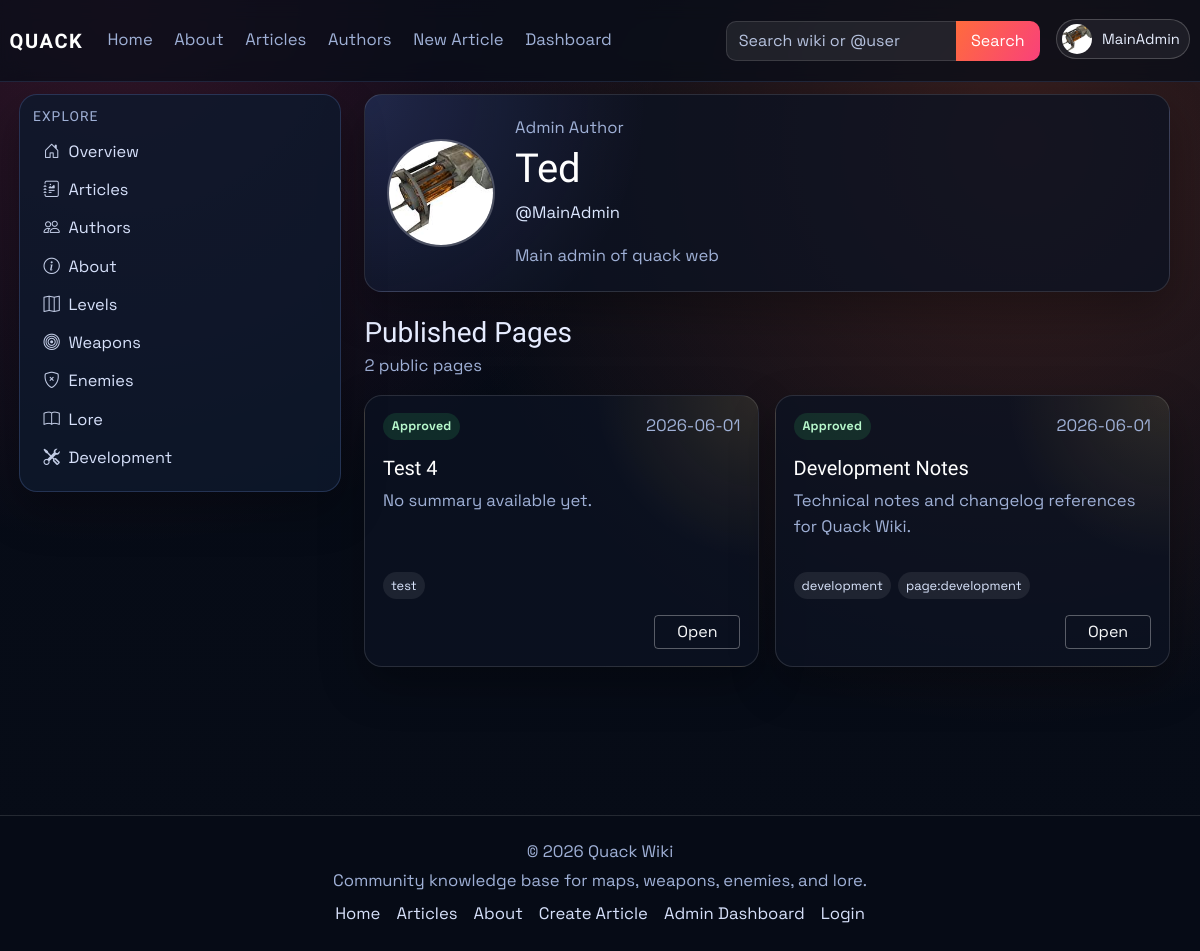
Page /authors/MainAdmin (signed in) on the earlier database version.
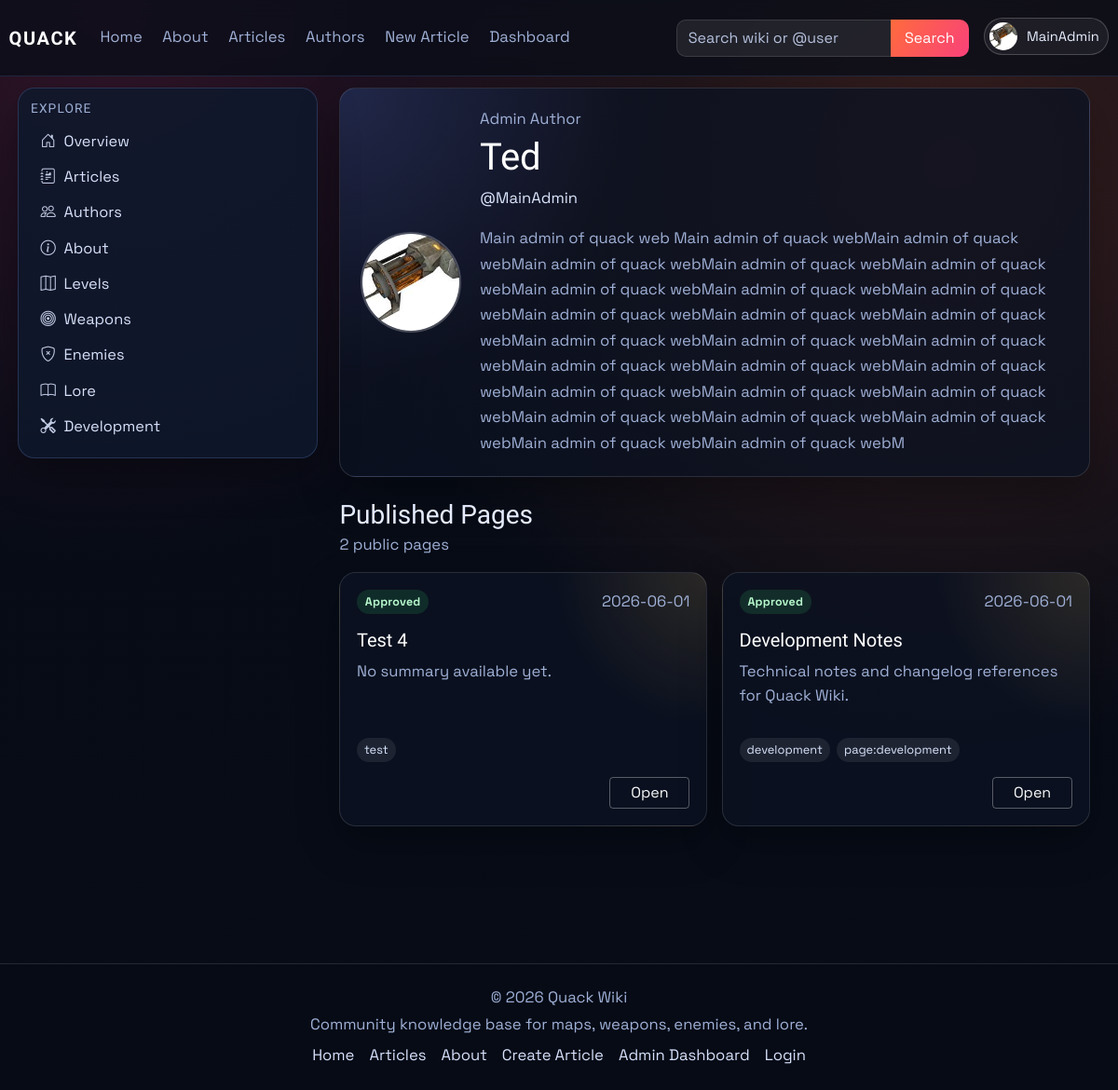
Same page on the later database version.
### models.py (models this page shows, shortened)
class User(db.Model, UserMixin):
    id = db.Column(db.Integer, primary_key=True)
    username = db.Column(db.String(120), unique=True, nullable=False)
    email = db.Column(db.String(120), unique=True, nullable=False)
    password_hash = db.Column(db.String(128), nullable=False)
    profile_image_url = db.Column(db.String(120), nullable=True)
    public_display_name = db.Column(db.String(80), nullable=True)
    public_bio = db.Column(db.Text, nullable=True)
    created_at = db.Column(db.DateTime, default=datetime.utcnow)
    role = db.Column(db.String(30), default='user')
    is_archived = db.Column(db.Boolean, default=False, nullable=False)
    archived_at = db.Column(db.DateTime, nullable=True)

### main.py (the view)
@app.route('/authors/<username>')
def public_profile(username):
    user = User.query.filter_by(username=username).first_or_404()
    if user.is_archived:
        abort(404)
    articles = Article.query.filter_by(
        author=user.username,
        status='approved',
        is_archived=False,
    ).order_by(Article.created_at.desc()).all()
    article_links = {article_obj.id: article_public_url(article_obj) for article_obj in articles}
    return render_template(
        'public_profile.html',
        profile_user=user,
        articles=articles,
        article_links=article_links,
    )

### main.py (called while the page is built)
def get_site_settings():
    settings = SiteSettings.query.get(1)
    if not settings:
        settings = SiteSettings(id=1)
        db.session.add(settings)
        db.session.commit()
    return settings

@app.context_processor
def inject_site_settings():
    return {'site_settings': get_site_settings()}

@login_manager.user_loader
def load_user(user_id):
    user = User.query.get(int(user_id))
    if user and user.is_archived:
        return None
    return user

def article_public_url(article_obj: Article) -> str:
    if article_has_tag(article_obj, static_page_tag('about-us')):
        return url_for('about')
    return url_for('article', article_title=article_obj.title)

def static_page_tag(page_key: str) -> str:
    return f"page:{page_key.strip().lower()}"

def article_has_tag(article_obj: Article, tag_name: str) -> bool:
    wanted = tag_name.strip().lower()
    return any(str(tag).strip().lower() == wanted for tag in (article_obj.tags or []))

### templates/public_profile.html (shortened to what this page needs)
{% extends "_base.html" %}
{% block content %}
<div class="container-fluid px-0">
    <section class="author-hero mb-4">
        {% if profile_user.profile_image_url %}
        <img class="author-avatar" src="{{ url_for('static', filename='img/' ~ profile_user.profile_image_url) }}" alt="{{ profile_user.username }} profile picture">
        {% else %}
        <div class="author-avatar author-avatar-fallback">{{ profile_user.username[0]|upper }}</div>
        {% endif %}
        <div>
            <p class="article-meta mb-1">
                {{ profile_user.role|capitalize }} Author
            </p>
            <h1 class="article-title mb-2">{{ profile_user.public_display_name or profile_user.username }}</h1>
            <p class="author-username mb-3">@{{ profile_user.username }}</p>
            <p class="author-bio mb-0">{{ profile_user.public_bio or "This author has not added a public bio yet." }}</p>
        </div>
    </section>
    <section class="d-flex justify-content-between align-items-center mb-3">
        <div>
            <h3 class="mb-1">Published Pages</h3>
            <p class="article-meta mb-0">{{ articles|length }} public {{ 'page' if articles|length == 1 else 'pages' }}</p>
        </div>
    </section>
    <section class="my-pages-grid">
        {% for article in articles %}
        <article class="my-page-card">
            <div class="my-page-card-top">
                <span class="my-page-status my-page-status-approved">Approved</span>
                <span class="article-meta">{{ article.created_at.strftime('%Y-%m-%d') if article.created_at else 'Unknown date' }}</span>
            </div>
            <h3 class="my-page-title">{{ article.title }}</h3>
            <p class="my-page-summary">{{ article.summary or "No summary available yet." }}</p>
            {% if article.tags %}
            <div class="my-page-tags">
                {% for tag in article.tags[:5] %}
                <span>{{ tag }}</span>
                {% endfor %}
            </div>
            {% endif %}
            <div class="my-page-actions">
                <a class="btn btn-outline-light btn-sm" href="{{ article_links[article.id] }}">Open</a>
            </div>
        </article>
        {% else %}
        <div class="card p-4 my-pages-empty">
            <p class="text-muted mb-0">No published pages yet.</p>
        </div>
        {% endfor %}
    </section>
</div>
{% endblock %}

### templates/partials/navbar.html (shortened to what this page needs)
{% from "partials/tag_link.html" import tag_article_link %}
<nav class="navbar navbar-expand-lg main-nav">
    <div class="container-fluid nav-wrap">
        <a class="navbar-brand brand-mark" href="{{ url_for('index') }}">QUACK</a>
        <div class="collapse navbar-collapse" id="navbarNav">
            <ul class="navbar-nav me-auto nav-links">
                <li class="nav-item"><a class="nav-link" href="{{ url_for('index') }}">Home</a></li>
                <li class="nav-item">{{ tag_article_link('about-us', 'About', class_name='nav-link') }}</li>
                <li class="nav-item"><a class="nav-link" href="{{ url_for('articles') }}">Articles</a></li>
                <li class="nav-item"><a class="nav-link" href="{{ url_for('authors') }}">Authors</a></li>
                <li class="nav-item"><a class="nav-link" href="{{ url_for('create_article') }}">New Article</a></li>
                {% if current_user.is_authenticated and current_user.role == "admin" %}
                <li class="nav-item"><a class="nav-link" href="{{ url_for('dashboard_users') }}">Dashboard</a></li>
                {% elif current_user.is_authenticated and current_user.role == "writer" %}
                <li class="nav-item"><a class="nav-link" href="{{ url_for('dashboard_articles') }}">Articles</a></li>
                {% endif %}
            </ul>
            <ul class="navbar-nav ms-auto align-items-lg-center nav-tools">
                <li class="nav-item nav-search-wrap">
                    <form class="nav-search" method="GET" action="{{ url_for('site_search') }}">
                        {% set nav_query = request.args.get('q', '') %}
                        {% if request.endpoint == 'authors' and request.args.get('all') == '1' and nav_query %}
                            {% set nav_query = '@' ~ nav_query %}
                        {% elif request.endpoint not in ['articles', 'authors'] %}
                            {% set nav_query = '' %}
                        {% endif %}
                        <input class="form-control" type="search" name="q" value="{{ nav_query }}" placeholder="Search wiki or @user">
                        <button class="btn btn-brand" type="submit">Search</button>
                    </form>
                </li>
                {% if current_user.is_authenticated %}
                <li class="nav-item dropdown ms-lg-3">
                    <a class="profile-trigger" href="#" role="button" data-bs-toggle="dropdown" aria-expanded="false">
                        {% if current_user.profile_image_url %}
                        <img class="profile-avatar profile-avatar-img" src="{{ url_for('static', filename='img/' ~ current_user.profile_image_url) }}" alt="{{ current_user.username }} profile picture">
                        {% else %}
                        <span class="profile-avatar">{{ current_user.username[0]|upper }}</span>
                        {% endif %}
                        <span class="profile-name">{{ current_user.username }}</span>
                    </a>
                </li>
                {% else %}
                <li class="nav-item ms-lg-3">
                    <a class="btn btn-outline-light nav-login-btn" href="{{ url_for('login') }}">Login</a>
                </li>
                {% endif %}
            </ul>
        </div>
    </div>
</nav>

Differences in the rows shown:
changed User "Ted": public_bio "Main admin of quack web" → "Main admin of quack web Main admin of quack webMain admin of quack webMain admin of quack webMain admin of quack webMain admin of quack webMain admin of quack webMain admin of quack webMain admin of quack webMain admin of quack webMain admin of quack webMain admin of quack webMain admin of quack webMain admin of quack webMain admin of quack webMain admin of quack webMain admin of quack webMain admin of quack webMain admin of quack webMain admin of quack webMain admin of quack webMain admin of quack webMain admin of quack webMain admin of quack webMain admin of quack webMain admin of quack webM"
